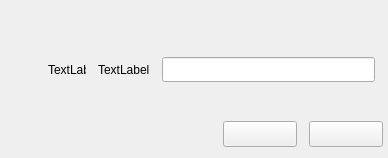
<?xml version="1.0" encoding="UTF-8"?>
<ui version="4.0">
 <class>Kmessagebox</class>
 <widget class="QWidget" name="Kmessagebox">
  <property name="geometry">
   <rect>
    <x>0</x>
    <y>0</y>
    <width>388</width>
    <height>158</height>
   </rect>
  </property>
  <property name="minimumSize">
   <size>
    <width>388</width>
    <height>158</height>
   </size>
  </property>
  <property name="maximumSize">
   <size>
    <width>388</width>
    <height>158</height>
   </size>
  </property>
  <property name="windowTitle">
   <string>Form</string>
  </property>
  <widget class="QWidget" name="layoutWidget">
   <property name="geometry">
    <rect>
     <x>2</x>
     <y>120</y>
     <width>391</width>
     <height>28</height>
    </rect>
   </property>
   <layout class="QHBoxLayout" name="horizontalLayout">
    <property name="spacing">
     <number>12</number>
    </property>
    <property name="rightMargin">
     <number>10</number>
    </property>
    <item>
     <spacer name="horizontalSpacer">
      <property name="orientation">
       <enum>Qt::Horizontal</enum>
      </property>
      <property name="sizeHint" stdset="0">
       <size>
        <width>40</width>
        <height>20</height>
       </size>
      </property>
     </spacer>
    </item>
    <item>
     <widget class="QPushButton" name="pButtonOk">
      <property name="minimumSize">
       <size>
        <width>74</width>
        <height>26</height>
       </size>
      </property>
      <property name="maximumSize">
       <size>
        <width>74</width>
        <height>26</height>
       </size>
      </property>
      <property name="text">
       <string/>
      </property>
      <property name="shortcut">
       <string>Return</string>
      </property>
     </widget>
    </item>
    <item>
     <widget class="QPushButton" name="pButtonCancel">
      <property name="minimumSize">
       <size>
        <width>74</width>
        <height>26</height>
       </size>
      </property>
      <property name="maximumSize">
       <size>
        <width>74</width>
        <height>26</height>
       </size>
      </property>
      <property name="text">
       <string/>
      </property>
     </widget>
    </item>
   </layout>
  </widget>
  <widget class="QWidget" name="layoutWidget_2">
   <property name="geometry">
    <rect>
     <x>0</x>
     <y>50</y>
     <width>397</width>
     <height>40</height>
    </rect>
   </property>
   <layout class="QHBoxLayout" name="horizontalLayout_2">
    <property name="spacing">
     <number>12</number>
    </property>
    <property name="leftMargin">
     <number>0</number>
    </property>
    <property name="rightMargin">
     <number>22</number>
    </property>
    <item>
     <spacer name="horizontalSpacer_2">
      <property name="orientation">
       <enum>Qt::Horizontal</enum>
      </property>
      <property name="sizeType">
       <enum>QSizePolicy::Preferred</enum>
      </property>
      <property name="sizeHint" stdset="0">
       <size>
        <width>48</width>
        <height>20</height>
       </size>
      </property>
     </spacer>
    </item>
    <item>
     <widget class="QLabel" name="MessageIcon">
      <property name="minimumSize">
       <size>
        <width>38</width>
        <height>38</height>
       </size>
      </property>
      <property name="maximumSize">
       <size>
        <width>38</width>
        <height>38</height>
       </size>
      </property>
      <property name="text">
       <string>TextLabel</string>
      </property>
     </widget>
    </item>
    <item>
     <widget class="QLabel" name="MessageContent">
      <property name="text">
       <string>TextLabel</string>
      </property>
     </widget>
    </item>
    <item>
     <widget class="QLineEdit" name="inputContent">
      <property name="minimumSize">
       <size>
        <width>180</width>
        <height>25</height>
       </size>
      </property>
      <property name="maximumSize">
       <size>
        <width>16777215</width>
        <height>25</height>
       </size>
      </property>
     </widget>
    </item>
   </layout>
  </widget>
 </widget>
 <resources/>
 <connections/>
</ui>
